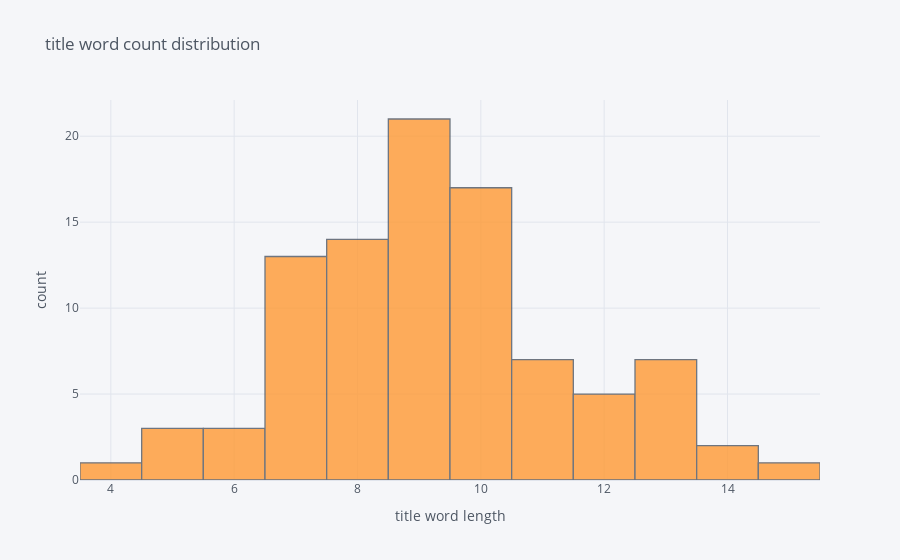

This figure's notebook cell:
### Code cell
df['title_word_count'].iplot(kind = 'hist',  xTitle = 'title word length', yTitle = 'count', title = 'title word count distribution')

### Figure 1 — Plotly figure (JSON) as saved in the notebook; plotly's stock layout.template omitted (floating-point values rounded to 4 significant figures)
{"data": [{"histfunc": "count", "histnorm": "", "marker": {"color": "rgba(255, 153, 51, 1.0)", "line": {"color": "#4D5663", "width": 1.3}}, "name": "title_word_count", "opacity": 0.8, "orientation": "v", "type": "histogram", "x": [7, 7, 7, 11, 7, 6, 10, 14, 10, 7, 7, 7, 9, 4, 12, 8, 7, 8, 11, 8, 10, 9, 7, 12, 9, 5, 9, 5, 13, 7, 9, 12, 10, 6, 6, 15, 14, 8, 9, 8, 10, 10, 11, 7, 9, 11, 11, 8, 11, 8, 9, 13, 13, 10, 9, 9, 10, 13, 10, 9, 9, 10, 10, 8, 9, 10, 7, 10, 9, 10, 13, 10, 13, 11, 9, 8, 7, 8, 8, 10, 9, 9, 12, 8, 9, 9, 13, 8, 12, 9, 9, 5, 10, 8]}], "layout": {"barmode": "overlay", "legend": {"bgcolor": "#F5F6F9", "font": {"color": "#4D5663"}}, "paper_bgcolor": "#F5F6F9", "plot_bgcolor": "#F5F6F9", "title": {"font": {"color": "#4D5663"}, "text": "title word count distribution"}, "xaxis": {"gridcolor": "#E1E5ED", "showgrid": true, "tickfont": {"color": "#4D5663"}, "title": {"font": {"color": "#4D5663"}, "text": "title word length"}, "zerolinecolor": "#E1E5ED"}, "yaxis": {"gridcolor": "#E1E5ED", "showgrid": true, "tickfont": {"color": "#4D5663"}, "title": {"font": {"color": "#4D5663"}, "text": "count"}, "zerolinecolor": "#E1E5ED"}}}
